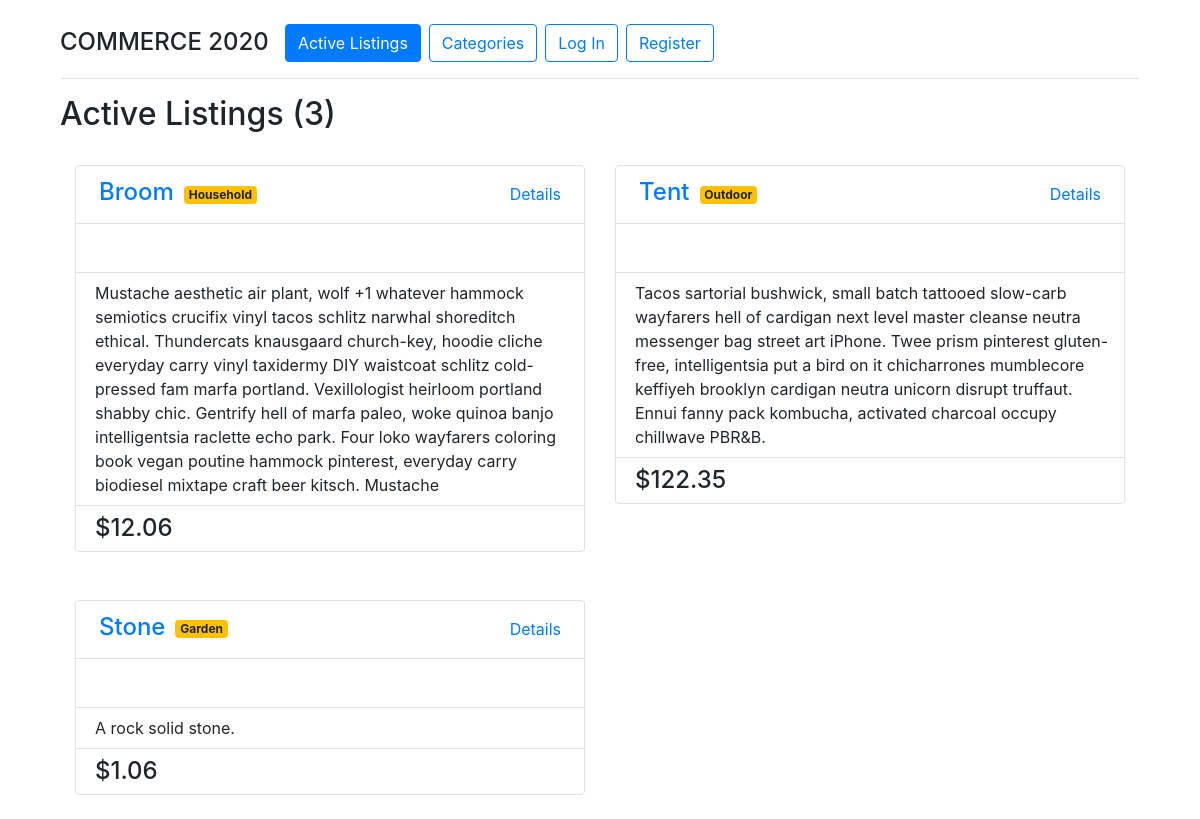
Before: / with the older database file.
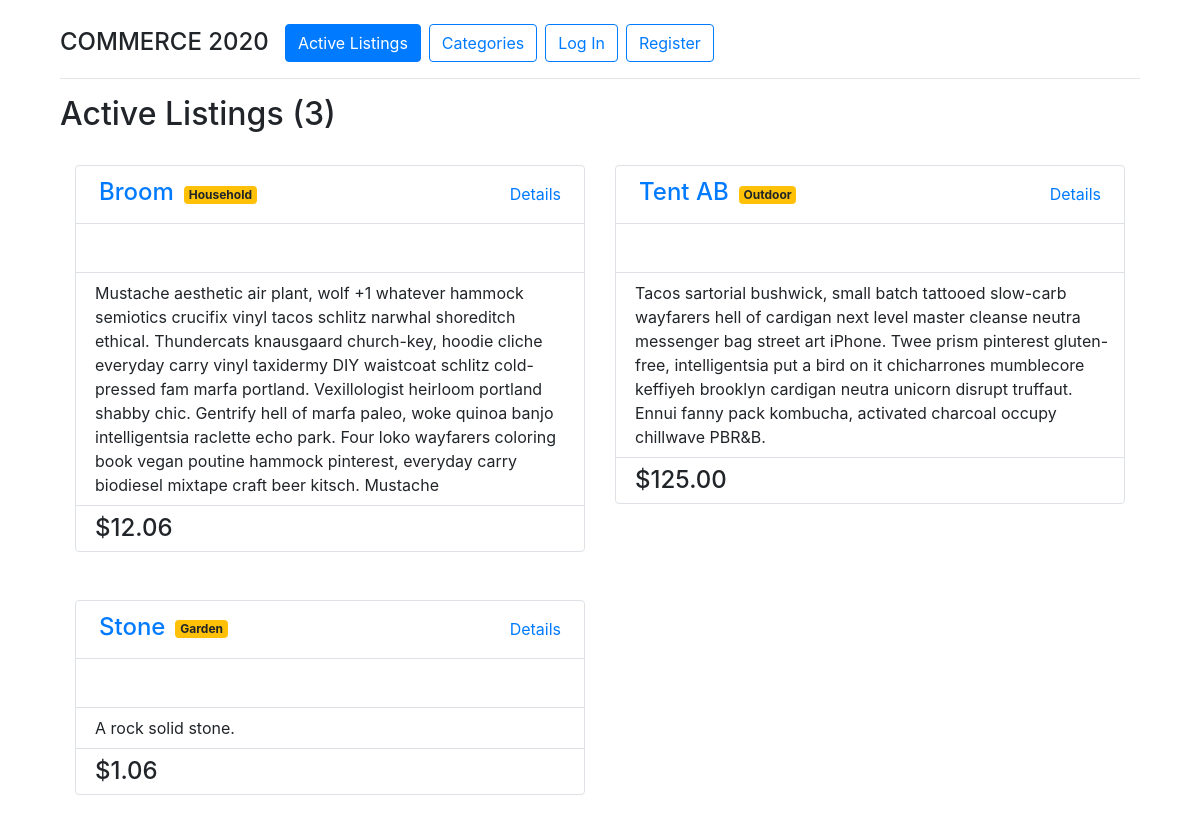
After: the same page with the newer database file.
### auctions/models.py (models this page shows, shortened)
class Listing(models.Model):
    title = models.CharField(max_length=64, unique=True)
    description = models.CharField(max_length=512)
    imgurl = models.CharField(max_length=128)
    start_price = models.DecimalField(max_digits=12, decimal_places=2)
    closed = models.BooleanField(default=False, editable=False)
    bids = models.ManyToManyField('Bid', blank=True, related_name='listing_bids')
    user = models.ForeignKey(User, on_delete=models.CASCADE, null=True)
    category = models.ForeignKey(Category, on_delete=models.CASCADE)
    def __str__(self):
        return f"{self.title}"

class Category(models.Model):
    category = models.CharField(max_length=64)
    def __str__(self):
        return f"{self.category}"

class Bid(models.Model):
    user = models.ForeignKey(User, on_delete=models.CASCADE)
    bid_price = models.DecimalField(max_digits=12, decimal_places=2)

### auctions/views.py (the view)
# urls.py: path("", views.IndexList.as_view() , name="index"),
class IndexList(ListView):
    model = Listing
    template_name = "auctions/index.html"

### auctions/context_processors.py (called while the page is built)
def get_current_year_to_context(request):
    current_datetime = datetime.datetime.now()
    return {
        'current_year': current_datetime.year
    }

def get_listings_count_to_context(request):
    return {
        "listings_count": Listing.objects.all().count()
    }

### auctions/templates/auctions/index.html (shortened to what this page needs)
{% extends "auctions/layout.html" %}
{% block body %}
    <h2>Active Listings ({{ listings_count }})</h2>
    <div class="container ml-0">
        <div class="row">
        {% for item in listing_list %}
            <div class="container w-50 ml-0">
                <div class="card border ml-0 my-4">
                    <div class="container ml-0">
                        <div class="row my-2">
                            <div class="col">
                                <div class="d-flex justify-content-start align-items-center">
                                    <h4 class="ml-2 mt-1"><a href="/listings/{{ item.id }}">{{ item }}</a></h4>
                                    <span class="badge badge-warning listing-badge">{{ item.category }}</span>
                                </div>
                            </div>
                            <div class="col">
                                <div class="d-flex justify-content-end align-items-center">
                                    <p class='mt-2 mb-0 mr-2'><a href="/listings/{{ item.id }}">Details</a></p>
                                </div>
                            </div>
                        </div>
                        <div class="row border-top">
                            <div class="col-9">
                            </div>
                        </div>
                        <div class="row border-top py-2">
                            <div class="col mt-2 ml-1 my-auto">
                                <p class="d-inline">{{ item.description }}</p>
                            </div>
                        </div>
                        <div class="row border-top py-2">
                            <div class="col ml-1 my-auto">
                                {% if item.bids.last %}
                                <p class="d-inline"></p><h4 class="d-inline"> ${{ item.bids.last.bid_price }} </h4>
                                {% else %}
                                <p class="d-inline"></p><h4 class="d-inline"> ${{ item.start_price }} </h4>
                                {% endif %}
                            </div>
                        </div>
                    </div>
                </div>
            </div>
        {% endfor %}
        </div>
    </div>
{% endblock %}

Changed rows visible on the page:
changed Listing "Outdoor": title "Tent" → "Tent AB"; bids.last.bid_price (not shown) → "125.00"; start_price "122.35" → (not shown)
